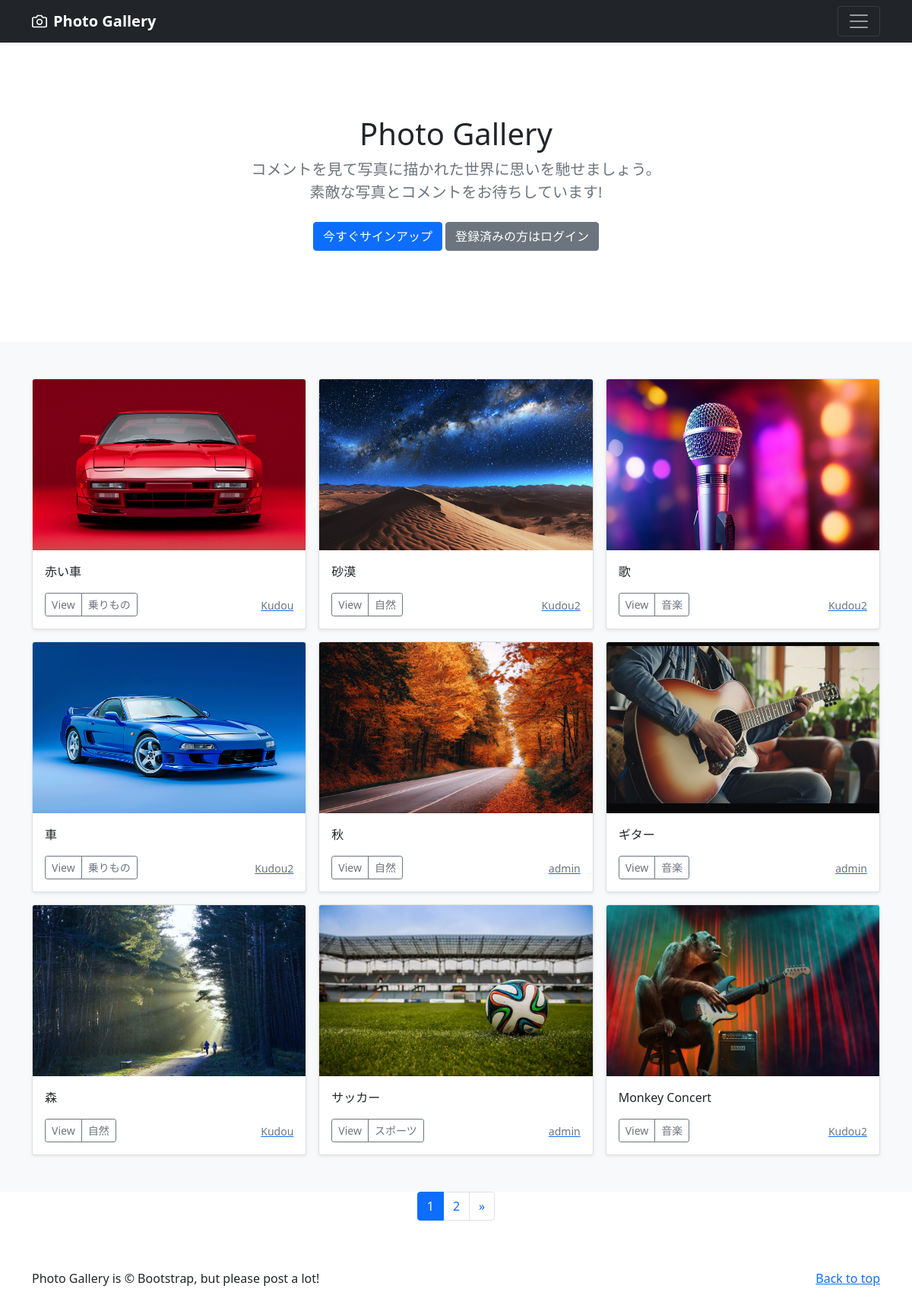
The page / on the database its author committed.
### photo/models.py (models this page shows, shortened)
class PhotoPost(models.Model):
    user = models.ForeignKey(
        CustomUser,
        verbose_name='ユーザー',
        on_delete=models.CASCADE
    )
    category = models.ForeignKey(
        Category, verbose_name='カテゴリ',
        on_delete=models.PROTECT
    )
    title = models.CharField(
        verbose_name='タイトル',
        max_length=200
    )
    comment = models.TextField(
        verbose_name='コメント'
    )
    image1 = models.ImageField(
        verbose_name='イメージ１',
        upload_to = 'photos'
    )
    image2 = models.ImageField(
        verbose_name='イメージ２',
        upload_to='photos',
        blank=True,
        null=True
    )
    posted_at = models.DateTimeField(
        verbose_name='投稿日時',
        auto_now_add=True
    )

class Category(models.Model):
    title = models.CharField(
        verbose_name = 'カテゴリ',
        max_length=20)

### accounts/models.py (models this page shows)
class CustomUser(AbstractUser):
    pass

### photo/views.py (the view)
# urls.py: path('', views.IndexView.as_view(), name='index'),
class IndexView(ListView):
    template_name = 'index.html'
    queryset = PhotoPost.objects.order_by('-posted_at')
    paginate_by = 9

### photo/templates/index.html (shortened to what this page needs)
{% extends "base.html" %}
{% block contents %}
{% include "photos_title.html" %}
{% include "photos_list.html" %}
{% include "pagination.html" %}
{% endblock %}

### photo/templates/photos_list.html (shortened to what this page needs)
<div class="album py-5 bg-light">
  <div class="container">
    <div class="row row-cols-1 row-cols-sm-2 row-cols-md-3 g-3">
      {% for record in object_list %}
      <div class="col">
        <div class="card shadow-sm">
          <img src="{{record.image1.url}}"
               class="bd-placeholder-img card-img-top"
               width="100%" height="225"
               xmlns="http://www.w3.org/2000/svg"
               role="img" aria-label="Placeholder: Thumbnail"
               preserveAspectRatio="xMidYMid slice"
               focusable="false">
               <rect width="100%" height="100%" fill="#55595c"/>
          <div class="card-body">
            <p class="card-text">{{ record.title }}</p>
            <div class="d-flex justify-content-between align-items-center">
              <div class="btn-group">
                <button type="button"
                        class="btn btn-sm btn-outline-secondary"
                        onclick="location.href='{% url 'photo:photo_detail' record.pk %}'">
                        View</button>
                <button type="button"
                        class="btn btn-sm btn-outline-secondary"
                        onclick="location.href='{% url 'photo:photos_cat' category=record.category.id %}'">
                        {{ record.category.title }}</button>
              </div>
              <a href="{% url 'photo:user_list' user=record.user.id %}">
                <small class="text-muted">{{ record.user.username }}</small>
              </a>
            </div>
          </div>
        </div>
      </div>
      {% endfor %}
    </div>
  </div>
</div>

### photo/templates/base.html (style rules this page uses)
.bd-placeholder-img { font-size: 1.125rem; text-anchor: middle; -webkit-user-select: none; -moz-user-select: none; user-select: none; }

### rows shown on the page
PhotoPost: image1 (picture), title "赤い車", category "乗りもの", user.username "Kudou"
PhotoPost: image1 (picture), title "砂漠", category "自然", user.username "Kudou2"
PhotoPost: image1 (picture), title "歌", category "音楽", user.username "Kudou2"
PhotoPost: image1 (picture), title "車", category "乗りもの", user.username "Kudou2"
PhotoPost: image1 (picture), title "秋", category "自然", user.username "admin"
PhotoPost: image1 (picture), title "ギター", category "音楽", user.username "admin"
PhotoPost: image1 (picture), title "森", category "自然", user.username "Kudou"
PhotoPost: image1 (picture), title "サッカー", category "スポーツ", user.username "admin"
PhotoPost: image1 (picture), title "Monkey Concert", category "音楽", user.username "Kudou2"

### other values the page prints
{{ num }} "1"
{{ num }} "2"
